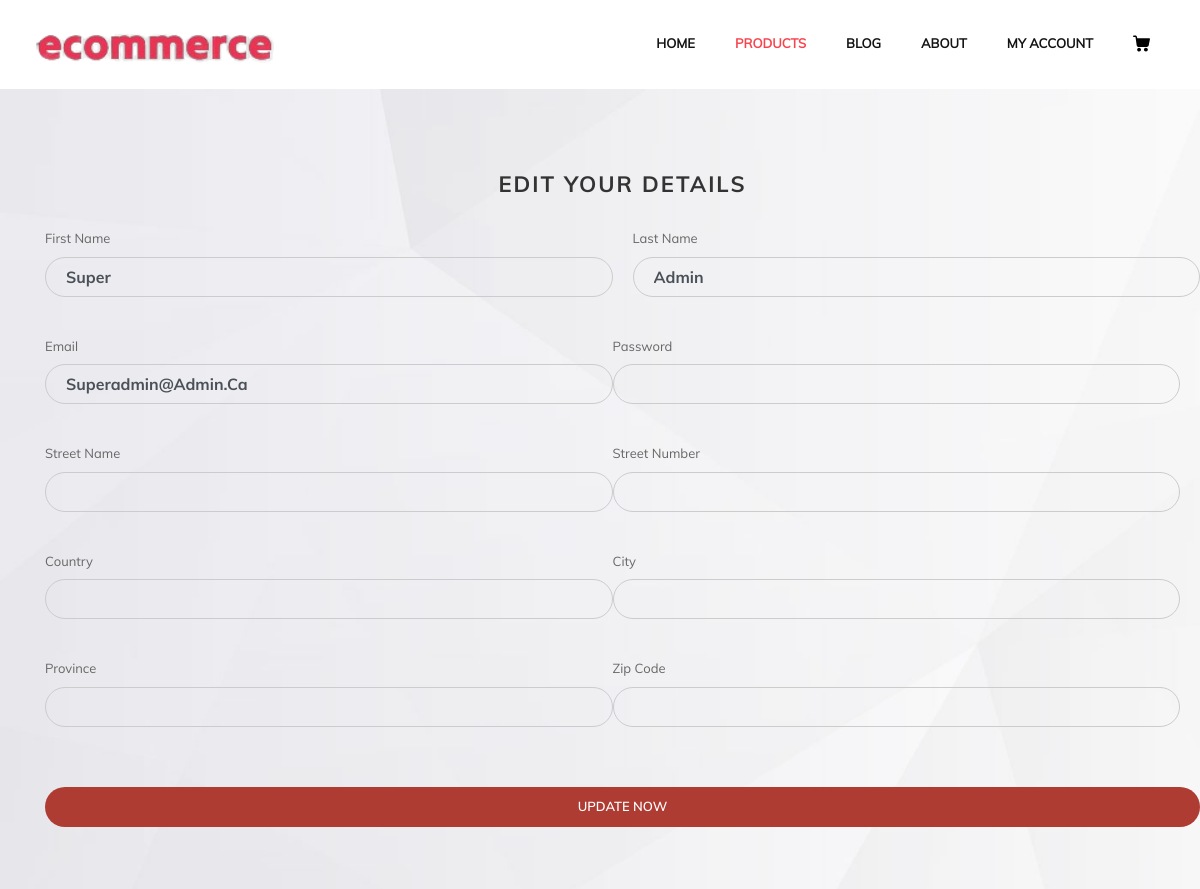
Screenshot of /edit_account.php (signed in) with the database file from the repository.
### tables this page shows
CREATE TABLE `user` (
  `id` bigint(20) NOT NULL,
  `user_name` varchar(50) NOT NULL,
  `email` varchar(50) NOT NULL,
  `pwd` varchar(255) NOT NULL,
  `fname` varchar(50) NOT NULL,
  `lname` varchar(50) NOT NULL,
  `billing_address_id` bigint(20) NOT NULL,
  `shipping_address_id` bigint(20) NOT NULL,
  `token` varchar(255) NOT NULL,
  `role_id` bigint(20) NOT NULL
);

### edit_account.php (the view, shortened to what this page needs)
<?php
include("db.php");
include("head.php");
include("header.php");
$userID = $_SESSION['user_id'];
$query = "SELECT * FROM user u
          JOIN address a ON u.billing_address_id = a.id
          WHERE u.id = ?";
$stmt = mysqli_prepare($con, $query);
mysqli_stmt_bind_param($stmt, "i", $userID);
mysqli_stmt_execute($stmt);
$result = mysqli_stmt_get_result($stmt);
if (mysqli_num_rows($result) > 0) {
    $userData = mysqli_fetch_assoc($result);
} else {
    echo "User not found";
    exit();
}
?>
<!DOCTYPE html>
<html lang="en">
<head>
    <link rel="stylesheet" href="fonts/material-design-iconic-font/css/material-design-iconic-font.min.css">
    <link rel="stylesheet" href="Rcss/style.css">
</head>
<body>
<div class="wrapper" style="background-image: url('Rimages/bg-registration-form-2.jpg'); ">
    <div class="inner">
        <form action="<?php echo htmlspecialchars($_SERVER['PHP_SELF']); ?>" method="post">
            <h3>Edit your details</h3>
            <div class="form-group">
                <div class="form-wrapper">
                    <label for="firstname">First Name</label>
                    <input type="text" name="firstname" value="<?php echo htmlspecialchars($userData['fname']); ?>" class="form-control" required>
                </div>
                <div class="form-wrapper">
                    <label for="lastname">Last Name</label>
                    <input type="text" name="lastname" value="<?php echo htmlspecialchars($userData['lname']); ?>" class="form-control" required>
                </div>
                <div class="form-wrapper">
                    <label for="email">Email</label>
                    <input type="email" name="email" value="<?php echo htmlspecialchars($userData['email']); ?>" class="form-control" required>
                </div>
                <div class="form-wrapper">
                    <label for="password">Password</label>
                    <input type="password" name="password" class="form-control" required>
                </div>
                <div class="form-wrapper">
                    <label for="streetname">Street Name</label>
                    <input type="text" name="streetname" class="form-control" required>
                </div>
                <div class="form-wrapper">
                    <label for="streetnumber">Street Number</label>
                    <input type="number" name="streetnumber" class="form-control" required>
                </div>
                <div class="form-wrapper">
                    <label for="country">Country</label>
                    <input type="text" name="country" class="form-control" required>
                </div>
                <div class="form-wrapper">
                    <label for="city">City</label>
                    <input type="text" name="city" class="form-control" required>
                </div>
                <div class="form-wrapper">
                    <label for="province">Province</label>
                    <input type="text" name="province" class="form-control" required>
                </div>
                <div class="form-wrapper">
                    <label for="zipcode">Zip Code</label>
                    <input type="text" name="zipcode" class="form-control" required>
                </div>
            </div>
            <button type="submit">Update Now</button>
        </form>
    </div>
</div>
</body>
</html>

### css/style.css (style rules this page uses)
* { box-sizing: border-box; }
body { font-family: "Montserrat", sans-serif; color: #0c0c0c; background-color: #ffffff; overflow-x: hidden; }
form input { background: #fff; border: solid #ccc 1px; padding: 15px 15px; width: 100%; font-size: 14px; margin-bottom: 20px; text-transform: capitalize; line-height: normal; }

### Rcss/style.css (style rules this page uses)
* { -webkit-box-sizing: border-box; -moz-box-sizing: border-box; box-sizing: border-box; }
body { font-family: "Muli-Regular"; color: #666; font-size: 13px; margin: 0; }
input, textarea, select, button { font-family: "Muli-Regular"; color: #333; font-size: 13px; }
p, h1, h2, h3, h4, h5, h6, ul { margin: 0; }
.wrapper { min-height: 100vh; background-size: cover; background-repeat: no-repeat; display: flex; }
.inner { min-width: 50%; margin: auto; padding-top: 68px; padding-bottom: 48px; align-items: center; background-repeat: no-repeat; }
.inner h3 { text-transform: uppercase; font-size: 22px; font-family: "Muli-Bold"; text-align: center; margin-bottom: 32px; color: #333; letter-spacing: 2px; }
form { width: 100%; padding-left: 45px; }
.form-group { display: flex; }
.form-group .form-wrapper { width: 50%; }
.form-group .form-wrapper:first-child { margin-right: 20px; }
.form-wrapper { margin-bottom: 5px; }
.form-wrapper label { margin-bottom: 9px; display: block; }
.form-control { border: 1px solid #ccc; display: block; width: 100%; height: 40px; padding: 0 20px; border-radius: 20px; font-family: "Muli-Bold"; background: none; }
button { border: none; width: 152px; height: 40px; margin: auto; margin-top: 29px; cursor: pointer; display: flex; align-items: center; justify-content: center; padding: 0; background: #ae3c33; font-size: 13px; color: #fff; text-transform: uppercase; font-family: "Muli-SemiBold"; border-radius: 20px; overflow: hidden; -webkit-transform: perspective(1px) translateZ(0); transform: perspective(1px) translateZ(0); box-shadow: 0 0 1px rgba(0, 0, 0, 0); position: relative; -webkit-transition-property: color; transition-property: color; -webkit-transition-duration: 0.5s; transition-duration: 0.5s; }
button:before { content: ""; position: absolute; z-index: -1; top: 0; left: 0; right: 0; bottom: 0; background: #f11a09; -webkit-transform: scaleX(0); transform: scaleX(0); -webkit-transform-origin: 0 50%; transform-origin: 0 50%; -webkit-transition-property: transform; transition-property: transform; -webkit-transition-duration: 0.5s; transition-duration: 0.5s; -webkit-transition-timing-function: ease-out; transition-timing-function: ease-out; }

### edit_account.php (style rules this page uses)
body { font-family: "Muli-Regular"; color: #666; font-size: 13px; margin: 0; }
.form-group { display: flex; flex-wrap: wrap; }
.form-wrapper { margin-bottom: 20px; flex: 0 0 calc(50% - 10px); max-width: calc(50% - 10px); }
.form-wrapper label { margin-bottom: 8px; display: block; }
.form-control { height: 40px; width: 100%; }
button { width: 100%; margin-top: 20px; }

### rows the page displays
user: firstname "Super", lastname "Admin", email "superadmin@admin.ca"
